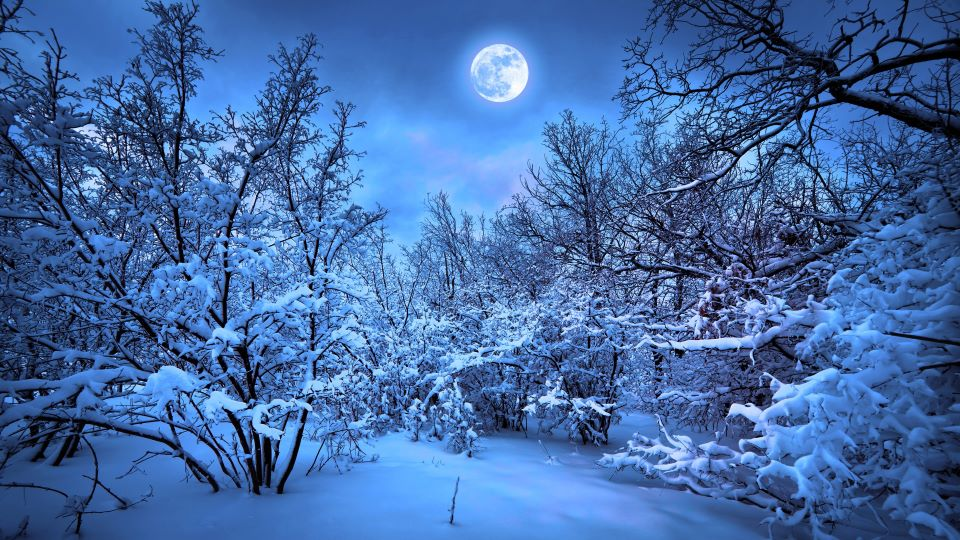
#> input picture Gambar HistogramEquali.jpg, 960 x 540 px
$ python HIstogramEqualization.py
#> lines starting #> are read from the running program, lines starting #| are printed output that depends on the picture
import cv2
import numpy as np
import matplotlib.pyplot as plt

def calculate_histogram(image):
    histogram = np.zeros((256,))
    for pixel_value in range(256):
        histogram[pixel_value] = np.sum(image == pixel_value)
    return histogram

def histogram_equalization(image):
    histogram = calculate_histogram(image)

    cumulative_histogram = np.cumsum(histogram)

    normalized_histogram = (cumulative_histogram - cumulative_histogram.min()) * 255 / (
                cumulative_histogram.max() - cumulative_histogram.min())
    normalized_histogram = normalized_histogram.astype('uint8')

    equalized_image = normalized_histogram[image]

    return equalized_image

image = cv2.imread("Gambar HistogramEquali.jpg", cv2.IMREAD_GRAYSCALE)
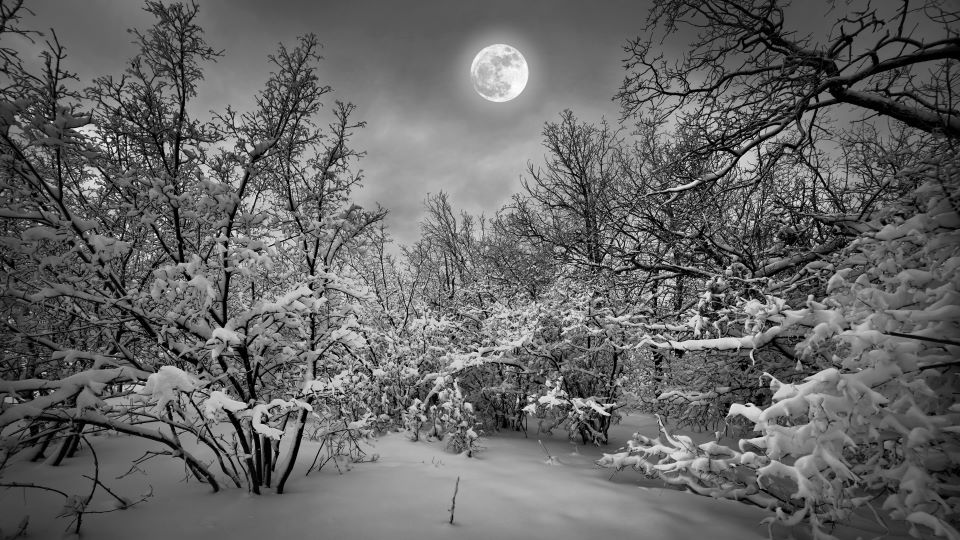
#> image: shape (540, 960); min 0, max 255, mean 101.6

equalized_image = histogram_equalization(image)
#> after the loop in calculate_histogram, `for pixel_value in range(256):`: histogram = 256 values, max 5751 at index 97, min 3 at index 254, mean 2025
#> in histogram_equalization, `cumulative_histogram = np.cumsum(histogram)`: cumulative_histogram = 256 values from 4430 to 518400
#> in histogram_equalization, `normalized_histogram = (cumulative_histogram - cumulative_histogram.mi..`: normalized_histogram = 256 values from 0 to 255
#> in histogram_equalization, `equalized_image = normalized_histogram[image]`:
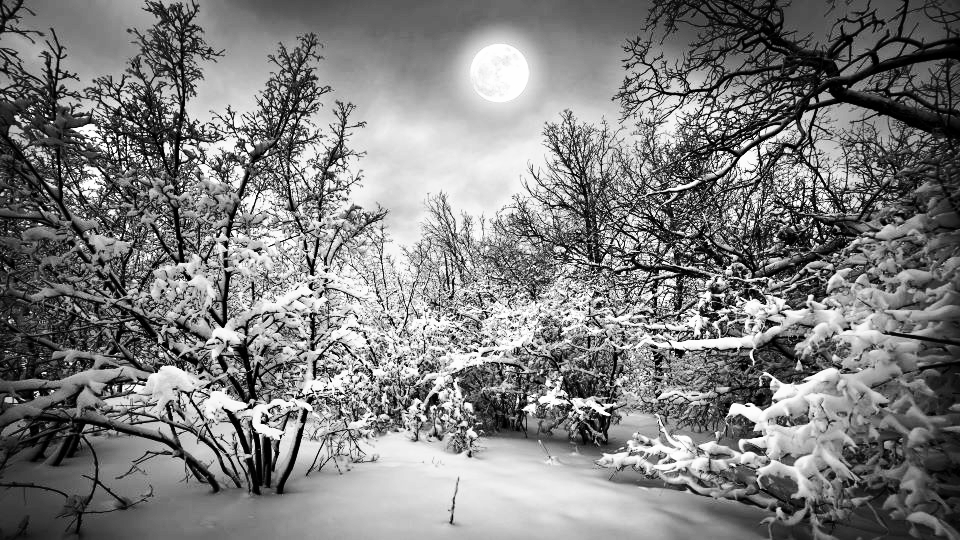
#> equalized_image: shape (540, 960); min 0, max 255, mean 126.7

cv2.imshow("Original Image", image)
cv2.imshow("Equalized Image", equalized_image)
cv2.waitKey(0)
cv2.destroyAllWindows()

histogram = calculate_histogram(image)
plt.plot(histogram)
plt.title("Original Histogram")
plt.xlabel("Pixel Value")
plt.ylabel("Frequency")
plt.show()
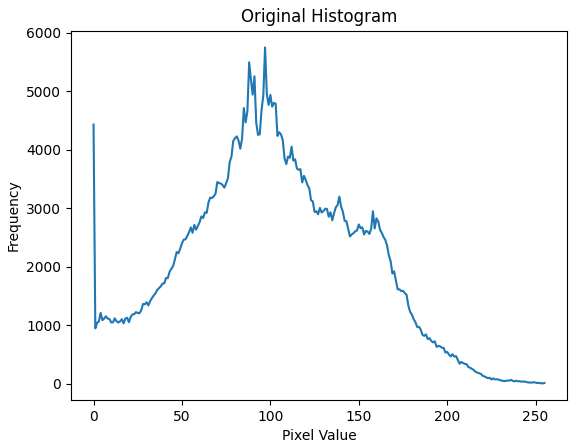
#> figure drawn by matplotlib, 1 panel; curve peaks at x = 97, y = 5751

histogram_equalized = calculate_histogram(equalized_image)
#> histogram_equalized = 256 values, max 6416 at index 0, min 0 at index 35, mean 2025
plt.plot(histogram_equalized)
plt.title("Equalized Histogram")
plt.xlabel("Pixel Value")
plt.ylabel("Frequency")
plt.show()
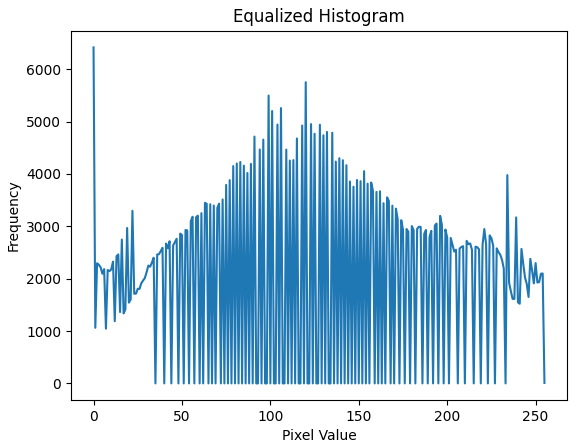
#> figure drawn by matplotlib, 1 panel; curve peaks at x = 0, y = 6416

$ run again, with Difference.jpg copied over Gambar HistogramEquali.jpg
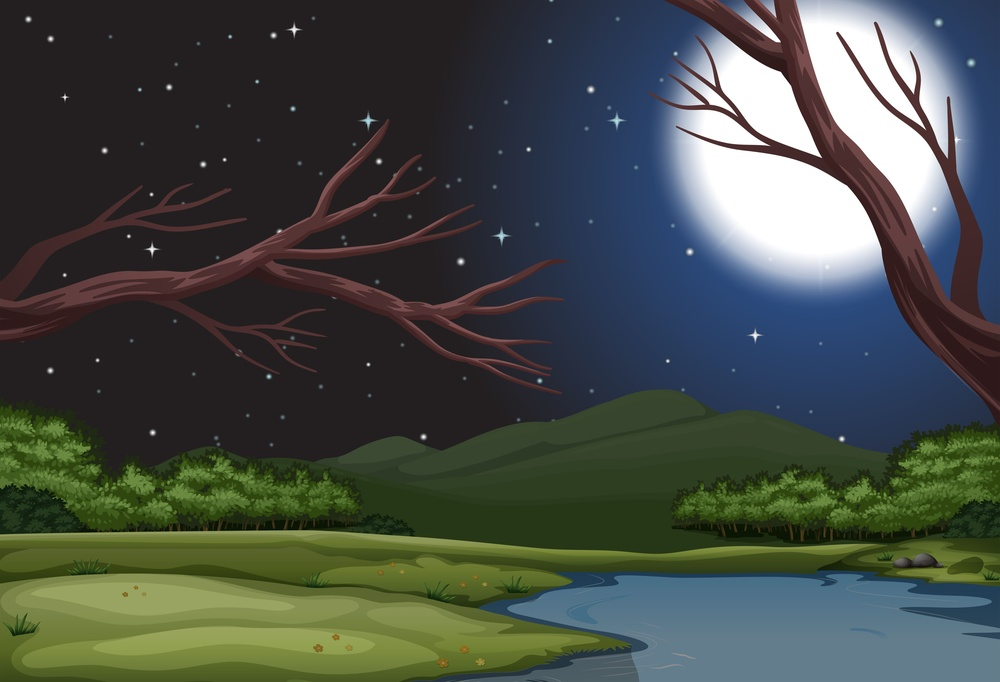
#> input picture Difference.jpg, 1000 x 682 px, shrunk from 5677 x 3874 before the run
#> after the loop in calculate_histogram, `for pixel_value in range(256):`: histogram = 256 values, max 157684 at index 32, min 0 at index 0, mean 2664.1
#> cumulative_histogram = 256 values from 0 to 682000
#> normalized_histogram = 256 values from 0 to 255
#> in histogram_equalization, `equalized_image = normalized_histogram[image]`:
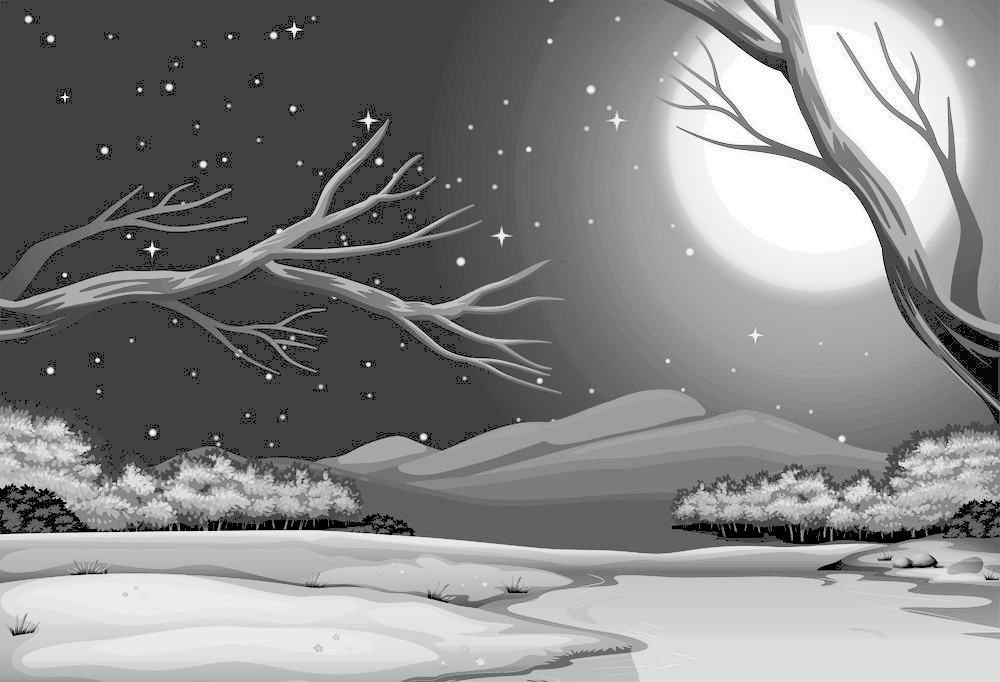
#> equalized_image: shape (682, 1000); min 0, max 255, mean 134.9
#> histogram_equalized = 256 values, max 157684 at index 65, min 0 at index 4, mean 2664.1
#> `plt.show()`:
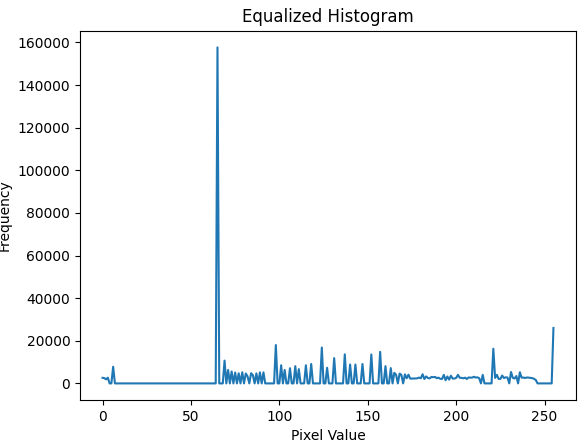
#> figure drawn by matplotlib, 1 panel; curve peaks at x = 65, y = 157684

$ run again, with Difference2.jpg copied over Gambar HistogramEquali.jpg
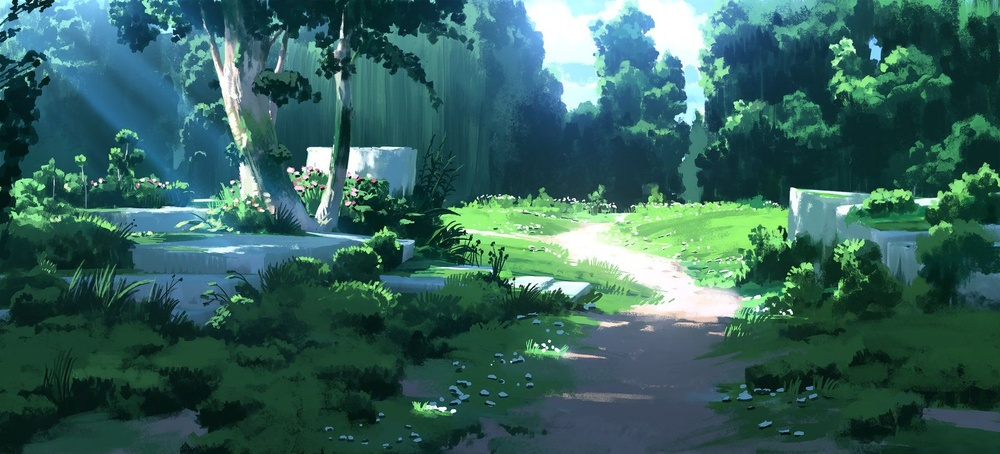
#> input picture Difference2.jpg, 1000 x 454 px, shrunk from 1600 x 727 before the run
#> after the loop in calculate_histogram, `for pixel_value in range(256):`: histogram = 256 values, max 8282 at index 55, min 0 at index 0, mean 1773.4
#> cumulative_histogram = 256 values from 0 to 454000
#> normalized_histogram = 256 values from 0 to 255
#> in histogram_equalization, `equalized_image = normalized_histogram[image]`:
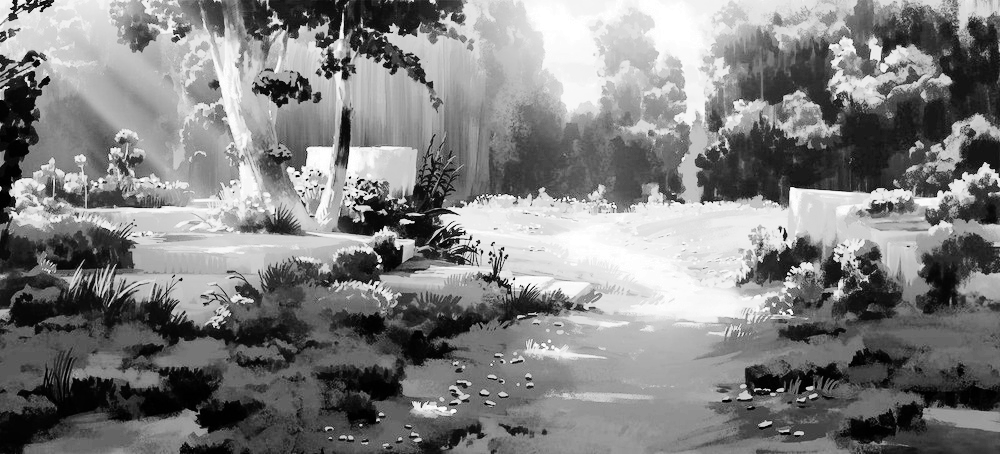
#> equalized_image: shape (454, 1000); min 0, max 255, mean 128
#> histogram_equalized = 256 values, max 8282 at index 104, min 0 at index 9, mean 1773.4
#> `plt.show()`:
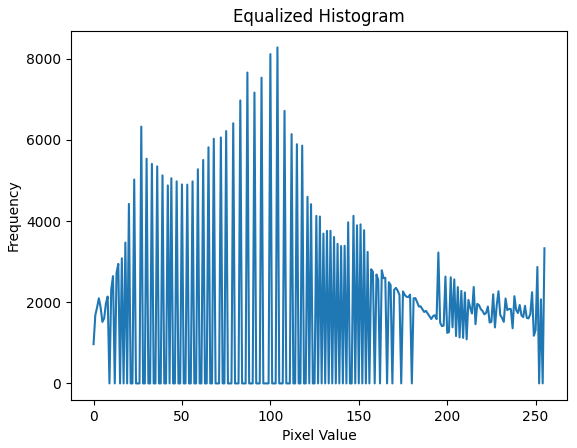
#> figure drawn by matplotlib, 1 panel; curve peaks at x = 104, y = 8282

$ run again, with Filter.jpg copied over Gambar HistogramEquali.jpg
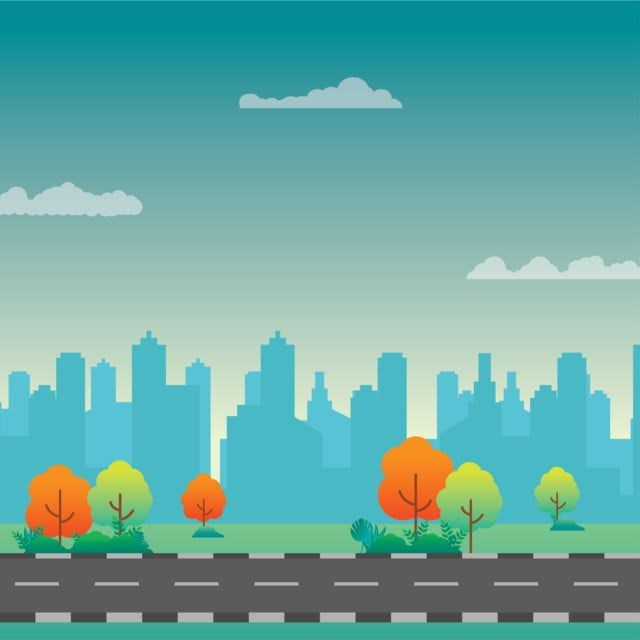
#> input picture Filter.jpg, 640 x 640 px
#> after the loop in calculate_histogram, `for pixel_value in range(256):`: histogram = 256 values, max 47636 at index 153, min 0 at index 0, mean 1600
#> cumulative_histogram = 256 values from 0 to 409600
#> normalized_histogram = 256 values from 0 to 255
#> in histogram_equalization, `equalized_image = normalized_histogram[image]`:
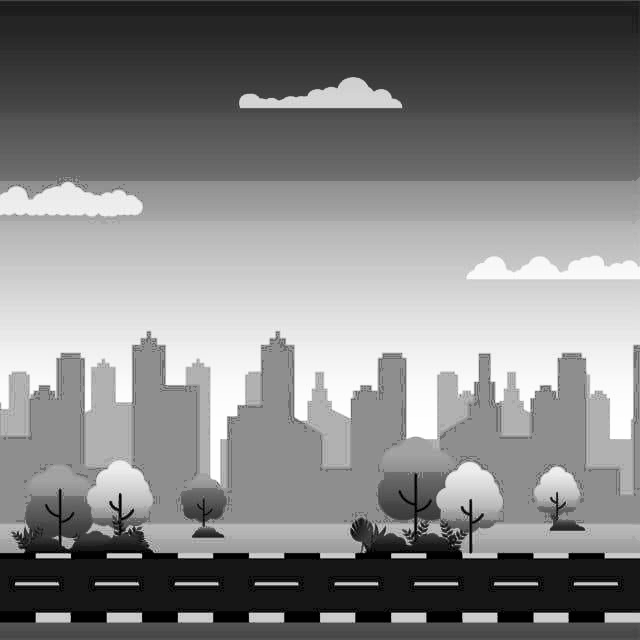
#> equalized_image: shape (640, 640); min 0, max 255, mean 130.2
#> histogram_equalized = 256 values, max 47636 at index 142, min 0 at index 6, mean 1600
#> `plt.show()`:
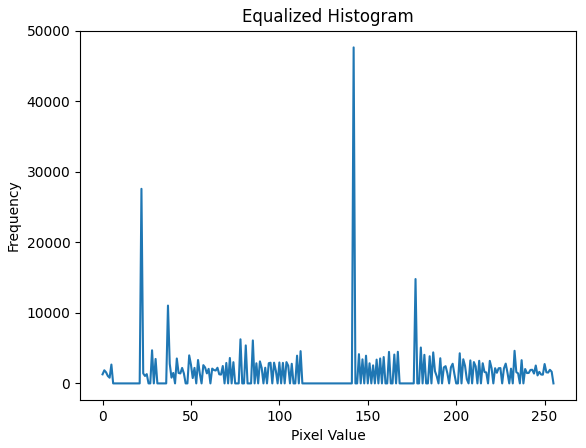
#> figure drawn by matplotlib, 1 panel; curve peaks at x = 142, y = 47636
